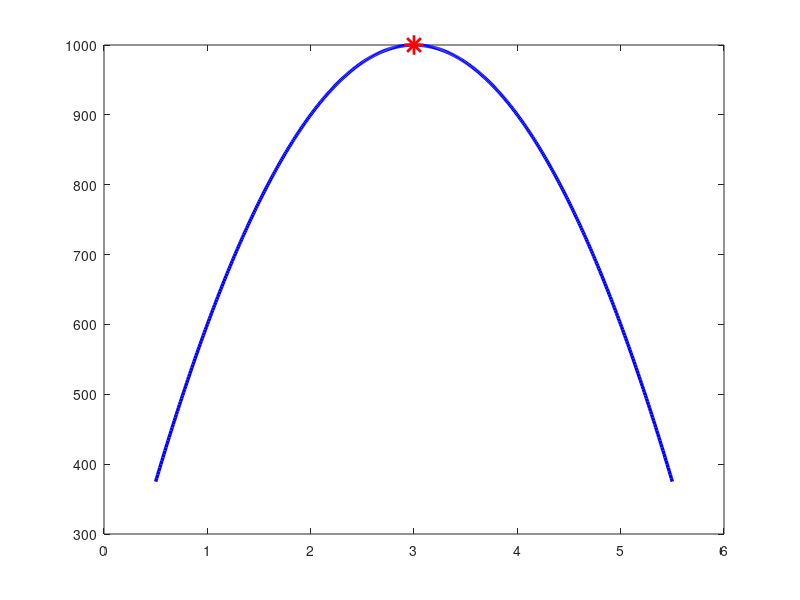

Source code (MATLAB): (Note: this script raises an error after producing the figure.)
%% =========================================================
%  YAPAY ARI KOLONİSİ (YAK) ALGORİTMASI
%  Problem: Üretim Bandı Hızına Bağlı Kâr Optimizasyonu
%  Uygunluk Fonksiyonu: f(v) = -100v^2 + 600v + 100
%  Arama Uzayı: v ∈ [1, 5] m/s
%  Beklenen Optimum: v* = 3 m/s → f(v*) = 1000 birim
%% =========================================================
clear; clc; close all;
%% ---- 1. ALGORİTMA PARAMETRELERİ ----
ColonySize  = 20;       % Koloni büyüklüğü (işçi + gözcü arı çifti)
FoodNumber  = ColonySize / 2;   % Yiyecek kaynağı sayısı (işçi arı sayısı)
Limit       = 5;        % Kâşif arıya dönüşme eşiği (sömürü limiti)
MaxIter     = 50;       % Maksimum iterasyon sayısı
lb          = 1;        % Alt sınır (m/s)
ub          = 5;        % Üst sınır (m/s)
%% ---- 2. UYGUNLUK FONKSİYONU ----
fitness = @(v) -100*v.^2 + 600*v + 100;
%% ---- 3. BAŞLANGIÇ POPÜLASYONU ----
% Yiyecek kaynakları rastgele başlatılır
Foods   = lb + (ub - lb) * rand(FoodNumber, 1);   % Hız değerleri
f       = fitness(Foods);                           % Kâr değerleri
trial   = zeros(FoodNumber, 1);                     % Deneme sayacı
% Başlangıç popülasyonunu kaydet 
Foods_initial = Foods;
% En iyi çözümü takip et
[bestFit, bestIdx] = max(f);
bestFood = Foods(bestIdx);
%% ---- 4. YAK ALGORİTMASI DÖNGÜSÜ ----
iterBest    = zeros(MaxIter, 1);   % Her iterasyondaki en iyi kâr
iterMean    = zeros(MaxIter, 1);   % Her iterasyondaki ortalama kâr
iterMin_val = zeros(MaxIter, 1);   % Her iterasyondaki minimum kâr
iterBestV   = zeros(MaxIter, 1);   % Her iterasyondaki en iyi hız
for iter = 1:MaxIter
    %% --- FAZA 1: İŞÇİ ARI FAZASI (Yerel Arama) ---
    for i = 1:FoodNumber
        % Komşu kaynak rastgele seçilir (kendisi hariç)
        k = i;
        while k == i
            k = randi(FoodNumber);
        end
        phi = -1 + 2 * rand();   % [-1, 1] arasında rastgele sayı
        % Yeni aday hız (komşuluk hareketi)
        vNew = Foods(i) + phi * (Foods(i) - Foods(k));
        vNew = max(lb, min(ub, vNew));   % Sınır kontrolü
        fNew = fitness(vNew);
        % Açgözlü seçim: yeni çözüm daha iyiyse güncelle
        if fNew > f(i)
            Foods(i) = vNew;
            f(i)     = fNew;
            trial(i) = 0;
        else
            trial(i) = trial(i) + 1;
        end
    end
    %% --- FAZA 2: GÖZCÜ ARI FAZASI (Olasılıklı Seçim) ---
    % Roulette-wheel seçimi: daha kârlı kaynaklar daha sık seçilir
    prob = (f - min(f) + 1e-10) / (sum(f - min(f)) + 1e-10);
    t = 0;
    i = 1;
    while t < FoodNumber
        if rand() < prob(i)
            t = t + 1;
            % Komşu kaynak seç
            k = i;
            while k == i
                k = randi(FoodNumber);
            end
            phi  = -1 + 2 * rand();
            vNew = Foods(i) + phi * (Foods(i) - Foods(k));
            vNew = max(lb, min(ub, vNew));
            fNew = fitness(vNew);
            if fNew > f(i)
                Foods(i) = vNew;
                f(i)     = fNew;
                trial(i) = 0;
            else
                trial(i) = trial(i) + 1;
            end
        end
        i = mod(i, FoodNumber) + 1;
    end
    %% --- FAZA 3: KÂŞİF ARI FAZASI (Global Arama) ---
    % Limit'i aşan kaynaklar terk edilir, yeni rastgele kaynak üretilir
    for i = 1:FoodNumber
        if trial(i) >= Limit
            Foods(i) = lb + (ub - lb) * rand();
            f(i)     = fitness(Foods(i));
            trial(i) = 0;
        end
    end
    %% --- İTERASYON İSTATİSTİKLERİ ---
    % Anlık popülasyon istatistikleri (dalgalanma görmek için)
    [curBest, idx]    = max(f);
    iterMean(iter)    = mean(f);
    iterMin_val(iter) = min(f);
    % Global en iyi: bir kez bulunan optimum bir daha düşmez (kümülatif)
    if curBest > bestFit
        bestFit  = curBest;
        bestFood = Foods(idx);
    end
    iterBest(iter)  = bestFit;    % Kümülatif en iyi (monoton artan)
    iterBestV(iter) = bestFood;   % Kümülatif en iyi hız
end
%% ---- 5. SONUÇLARI YAZDIR ----
fprintf('==========================================\n');
fprintf('  YAK ALGORİTMASI OPTİMİZASYON SONUÇLARI\n');
fprintf('==========================================\n');
fprintf('  Optimum Bant Hızı   : %.6f m/s\n', bestFood);
fprintf('  Maksimum Kâr        : %.4f birim\n', bestFit);
fprintf('  Analitik Optimum    : v* = 3.000000 m/s\n');
fprintf('  Analitik Maks. Kâr  : f(3) = 1000 birim\n');
fprintf('  Hız Hatası          : %.2e m/s\n', abs(bestFood - 3));
fprintf('  Kâr Hatası          : %.2e birim\n', abs(bestFit - 1000));
fprintf('==========================================\n');
%% ====================================================
%  GRAFİKLER
%% ====================================================
%% --- GRAFİK 1: Uygunluk Fonksiyonu Eğrisi ---
figure('Name','Grafik 1 - Uygunluk Fonksiyonu','NumberTitle','off',...
       'Position',[50 550 560 420]);
v_plot = linspace(0.5, 5.5, 500);
f_plot = fitness(v_plot);
plot(v_plot, f_plot, 'b-', 'LineWidth', 2.5);
hold on;
plot(bestFood, bestFit, 'r*', 'MarkerSize', 14, 'LineWidth', 2);
xline(3, 'g--', 'LineWidth', 1.5, 'Label', 'v* = 3 m/s');
yline(1000, 'm--', 'LineWidth', 1.5, 'Label', 'f_{max} = 1000');
xlabel('Bant Hızı  v  (m/s)', 'FontSize', 12);
ylabel('Günlük Net Kâr  f(v)  (birim)', 'FontSize', 12);
title('f(v) = -100v^2 + 600v + 100 — Uygunluk Fonksiyonu', 'FontSize', 13);
legend({'f(v) eğrisi', sprintf('YAK çözümü: v=%.4f, f=%.2f', bestFood, bestFit)},...
       'Location','south', 'FontSize', 10);
grid on;
xlim([0.5 5.5]);
%% --- GRAFİK 2: Yakınsama Grafiği (En İyi Kâr vs İterasyon) ---
figure('Name','Grafik 2 - Yakınsama Grafiği','NumberTitle','off',...
       'Position',[630 550 560 420]);
plot(1:MaxIter, iterBest, 'r-o', 'LineWidth', 2, 'MarkerSize', 4);
yline(1000, 'k--', 'LineWidth', 1.5, 'Label', 'Analitik Optimum = 1000');
xlabel('İterasyon Sayısı', 'FontSize', 12);
ylabel('En İyi Kâr (birim)', 'FontSize', 12);
title('YAK Algoritması — En İyi Kâr Yakınsama Grafiği', 'FontSize', 13);
legend({'En İyi Kâr (iterasyon)'}, 'Location', 'southeast', 'FontSize', 10);
grid on;
xlim([1 MaxIter]);
ylim([min(iterBest)*0.95, 1050]);
%% --- GRAFİK 3: Maksimum / Ortalama / Minimum Kâr Grafiği ---
figure('Name','Grafik 3 - Max/Ort/Min Kâr','NumberTitle','off',...
       'Position',[50 80 560 420]);
plot(1:MaxIter, iterBest,    'r-',  'LineWidth', 2.0); hold on;
plot(1:MaxIter, iterMean,    'b--', 'LineWidth', 1.8);
plot(1:MaxIter, iterMin_val, 'g:',  'LineWidth', 1.8);
yline(1000, 'k--', 'LineWidth', 1.2, 'Label', 'Analitik Optimum');
xlabel('İterasyon Sayısı', 'FontSize', 12);
ylabel('Kâr (birim)', 'FontSize', 12);
title('YAK Algoritması — Popülasyon Kâr İstatistikleri', 'FontSize', 13);
legend({'Maksimum Kâr','Ortalama Kâr','Minimum Kâr'},...
       'Location','southeast', 'FontSize', 10);
grid on;
xlim([1 MaxIter]);
%% --- GRAFİK 4: Başlangıç ve Son Popülasyon Dağılımı ---
figure('Name','Grafik 4 - Popülasyon Dağılımı','NumberTitle','off',...
       'Position',[630 80 560 420]);
v_plot = linspace(0.5, 5.5, 500);
f_plot_bg = fitness(v_plot);
plot(v_plot, f_plot_bg, 'k-', 'LineWidth', 1.5, 'DisplayName', 'f(v)');
hold on;
% Başlangıç popülasyonu
scatter(Foods_initial, fitness(Foods_initial), 80, 'b', 'o', 'filled',...
        'DisplayName', 'Başlangıç Popülasyonu');
% Son popülasyon
scatter(Foods, fitness(Foods), 80, 'r', '^', 'filled',...
        'DisplayName', 'Son Popülasyon');
% Optimum nokta
plot(bestFood, bestFit, 'k*', 'MarkerSize', 14, 'LineWidth', 2,...
     'DisplayName', sprintf('Optimum: v=%.4f, f=%.2f', bestFood, bestFit));
xlabel('Bant Hızı  v  (m/s)', 'FontSize', 12);
ylabel('Kâr  f(v)  (birim)', 'FontSize', 12);
title('Başlangıç vs. Son Popülasyon Dağılımı', 'FontSize', 13);
legend('Location','south', 'FontSize', 9);
grid on;
xlim([0.5 5.5]);
%% --- GRAFİK 5: En İyi Hız Değerinin İterasyona Göre Değişimi ---
figure('Name','Grafik 5 - En İyi Hız Yakınsaması','NumberTitle','off',...
       'Position',[340 320 560 420]);
plot(1:MaxIter, iterBestV, 'm-s', 'LineWidth', 2, 'MarkerSize', 4);
yline(3, 'k--', 'LineWidth', 1.5, 'Label', 'Analitik Optimum v* = 3');
xlabel('İterasyon Sayısı', 'FontSize', 12);
ylabel('En İyi Hız  v  (m/s)', 'FontSize', 12);
title('YAK Algoritması — En İyi Hız Yakınsama Grafiği', 'FontSize', 13);
legend({'En İyi Hız (iterasyon)'}, 'Location','northeast', 'FontSize', 10);
grid on;
xlim([1 MaxIter]);
ylim([lb-0.2, ub+0.2]);
